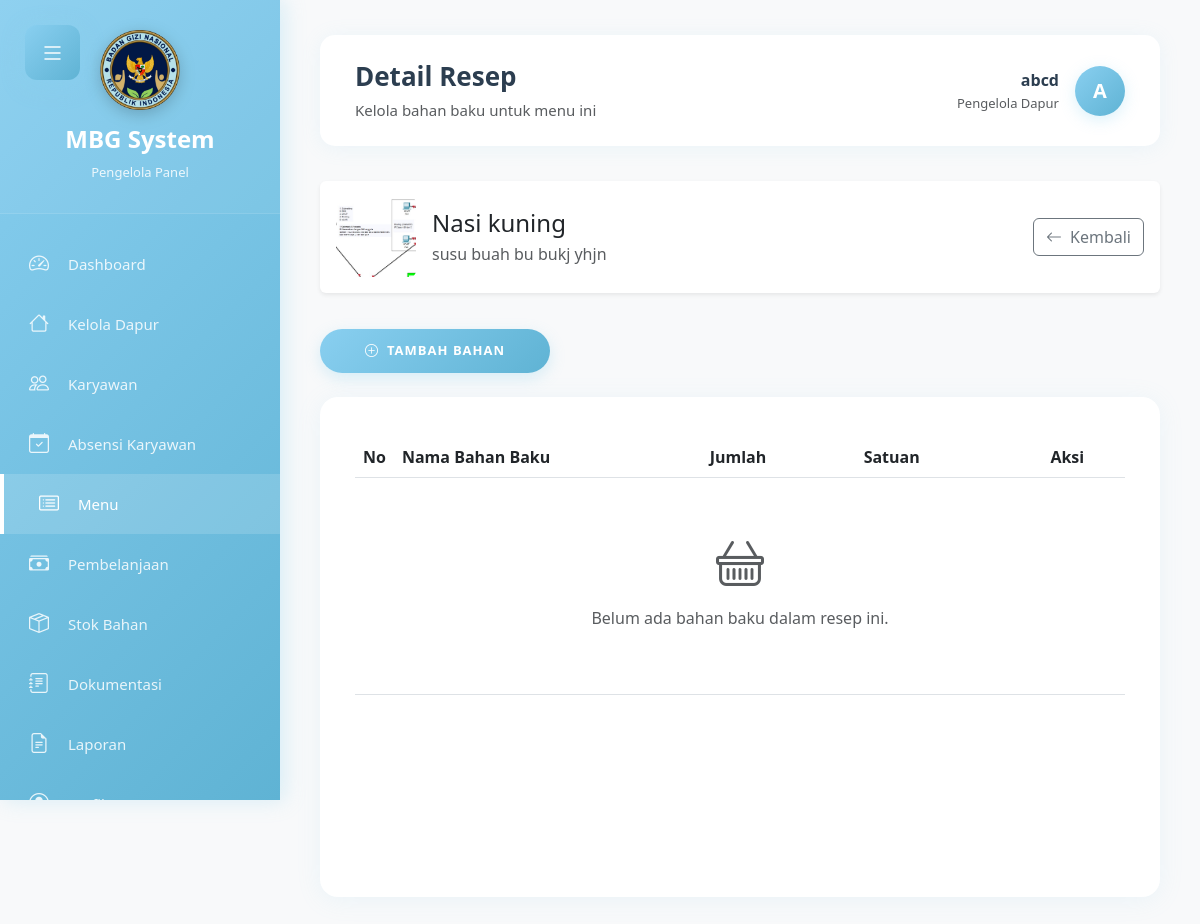
/pengelola/resep_menu.php?id=1 (signed in), run on the app's committed database.
### tables this page shows
CREATE TABLE `tbl_menu` (
  `id_menu` int(11) NOT NULL,
  `id_pengelola` int(11) NOT NULL,
  `nama_menu` varchar(100) NOT NULL,
  `jumlah_porsi` int(11) DEFAULT 0,
  `deskripsi` text DEFAULT NULL,
  `foto_menu` varchar(255) DEFAULT NULL,
  `status` enum('aktif','nonaktif') DEFAULT 'aktif',
  `created_at` timestamp NOT NULL DEFAULT current_timestamp(),
  `updated_at` timestamp NOT NULL DEFAULT current_timestamp() ON UPDATE current_timestamp(),
  `tanggal_menu` date DEFAULT curdate(),
  `status_pengantaran` enum('belum_diantar','proses','selesai') DEFAULT 'belum_diantar'
);

### koneksi.php (called while the page is built, shortened)
<?php
$conn = mysqli_connect(DB_HOST, DB_USER, DB_PASS, DB_NAME, DB_PORT);
mysqli_set_charset($conn, "utf8mb4");
function escape($data) {
    global $conn;
    return mysqli_real_escape_string($conn, $data);
}
?>

### pengelola/resep_menu.php (the view, shortened to what this page needs)
<?php
require_once '../koneksi.php';
$id_pengelola = $_SESSION['user_id'];
$id_menu = escape($_GET['id']);
$query_menu = "SELECT * FROM tbl_menu WHERE id_menu = '$id_menu' AND id_pengelola = '$id_pengelola'";
$result_menu = mysqli_query($conn, $query_menu);
$menu = mysqli_fetch_assoc($result_menu);
$query_resep = "SELECT r.*, b.nama_bahan
                FROM tbl_resep_menu r
                JOIN tbl_bahan_baku b ON r.id_bahan = b.id_bahan
                WHERE r.id_menu = '$id_menu'";
$result_resep = mysqli_query($conn, $query_resep);
?>
<!DOCTYPE html>
<html lang="id">
<head>
    <link href="https://cdn.jsdelivr.net/npm/bootstrap@5.3.0/dist/css/bootstrap.min.css" rel="stylesheet">
    <link rel="stylesheet" href="https://cdn.jsdelivr.net/npm/bootstrap-icons@1.11.0/font/bootstrap-icons.css">
    <link rel="stylesheet" href="../assets/css/style.css">
    <link rel="stylesheet" href="../assets/css/admin-dashboard.css">
</head>
<body>
    <button class="mobile-menu-toggle" id="mobileMenuToggle">
        <i class="bi bi-list"></i>
    </button>
    <div class="sidebar" id="sidebar">
        <div class="sidebar-header">
            <div class="sidebar-logo">
                <img src="../assets/img/logo.png" alt="MBG Logo" class="logo-image">
            </div>
            <h4>MBG System</h4>
            <small>Pengelola Panel</small>
        </div>
        <div class="sidebar-menu">
            <a href="dashboard.php">
                <i class="bi bi-speedometer2"></i>
                <span>Dashboard</span>
            </a>
            <a href="dapur.php">
                <i class="bi bi-house"></i>
                <span>Kelola Dapur</span>
            </a>
            <a href="karyawan.php">
                <i class="bi bi-people"></i>
                <span>Karyawan</span>
            </a>
            <a href="absensi.php">
                <i class="bi bi-calendar-check"></i>
                <span>Absensi Karyawan</span>
            </a>
            <a href="menu.php" class="active">
                <i class="bi bi-card-list"></i>
                <span>Menu</span>
            </a>
            <a href="pembelanjaan.php">
                <i class="bi bi-cash-stack"></i>
                <span>Pembelanjaan</span>
            </a>
            <a href="stok.php">
                <i class="bi bi-box-seam"></i>
                <span>Stok Bahan</span>
            </a>
            <a href="dokumentasi.php">
                <i class="bi bi-journal-text"></i>
                <span>Dokumentasi</span>
            </a>
            <a href="laporan.php">
                <i class="bi bi-file-earmark-text"></i>
                <span>Laporan</span>
            </a>
            <a href="profil.php">
                <i class="bi bi-person-circle"></i>
                <span>Profil</span>
            </a>
        </div>
    </div>
    <div class="main-content" id="mainContent">
        <div class="top-navbar">
            <div>
                <h4 class="mb-0">Detail Resep</h4>
                <small class="text-muted">Kelola bahan baku untuk menu ini</small>
            </div>
            <div class="user-profile">
                <a href="profil.php" class="text-decoration-none text-dark d-flex align-items-center">
                    <div class="text-end me-3">
                        <div class="fw-bold"><?= $_SESSION['user_name'] ?></div>
                        <small class="text-muted">Pengelola Dapur</small>
                    </div>
                    <div class="user-avatar">
                        <?php if (isset($_SESSION['foto_profil']) && $_SESSION['foto_profil']): ?>
                            <img src="../assets/img/profil/<?= $_SESSION['foto_profil'] ?>" alt="Profil" class="rounded-circle" style="width: 40px; height: 40px; object-fit: cover;">
                        <?php else: ?>
                            <?= strtoupper(substr($_SESSION['user_name'], 0, 1)) ?>
                        <?php endif; ?>
                    </div>
                </a>
            </div>
        </div>
        <div class="card mb-4 border-0 shadow-sm">
            <div class="card-body">
                <div class="d-flex align-items-center">
                    <?php if ($menu['foto_menu']): ?>
                        <img src="../assets/img/menu/<?= $menu['foto_menu'] ?>" alt="<?= $menu['nama_menu'] ?>" class="rounded me-3" style="width: 80px; height: 80px; object-fit: cover;">
                    <?php else: ?>
                        <div class="rounded me-3 bg-light d-flex align-items-center justify-content-center" style="width: 80px; height: 80px;">
                            <i class="bi bi-image text-muted h3"></i>
                        </div>
                    <?php endif; ?>
                    <div>
                        <h4 class="mb-1"><?= $menu['nama_menu'] ?></h4>
                        <p class="text-muted mb-0"><?= $menu['deskripsi'] ?></p>
                    </div>
                    <div class="ms-auto">
                        <a href="menu.php" class="btn btn-outline-secondary">
                            <i class="bi bi-arrow-left me-2"></i>Kembali
                        </a>
                    </div>
                </div>
            </div>
        </div>
        <div class="d-flex justify-content-between mb-4">
            <button class="btn btn-primary" data-bs-toggle="modal" data-bs-target="#modalTambah">
                <i class="bi bi-plus-circle me-2"></i>Tambah Bahan
            </button>
        </div>
        <div class="table-card">
            <div class="table-responsive">
                <table class="table table-hover align-middle table-dapur">
                    <thead>
                        <tr>
                            <th style="width: 5%;">No</th>
                            <th style="width: 40%;">Nama Bahan Baku</th>
                            <th style="width: 20%;">Jumlah</th>
                            <th style="width: 20%;">Satuan</th>
                            <th style="width: 15%;" class="text-center">Aksi</th>
                        </tr>
                    </thead>
                    <tbody>
                        <?php
                        $no = 1;
                        if (mysqli_num_rows($result_resep) > 0):
                            while ($resep = mysqli_fetch_assoc($result_resep)):
                        ?>
                        <tr>
                            <td class="text-center"><?= $no++ ?></td>
                            <td><?= $resep['nama_bahan'] ?></td>
                            <td><?= $resep['jumlah_bahan'] ?></td>
                            <td><?= $resep['satuan'] ?></td>
                            <td>
                                <div class="action-buttons">
                                    <button class="btn-action btn-edit" onclick='editResep(<?= json_encode($resep) ?>)' title="Edit">
                                        <i class="bi bi-pencil-square"></i>
                                    </button>
                                    <button class="btn-action btn-delete" onclick="deleteResep(<?= $resep['id_resep'] ?>, '<?= addslashes($resep['nama_bahan']) ?>')" title="Hapus">
                                        <i class="bi bi-trash"></i>
                                    </button>
                                </div>
                            </td>
                        </tr>
                        <?php endwhile; ?>
                        <?php else: ?>
                        <tr>
                            <td colspan="5" class="text-center py-5">
                                <div class="text-muted">
                                    <i class="bi bi-basket" style="font-size: 48px;"></i>
                                    <p class="mt-2">Belum ada bahan baku dalam resep ini.</p>
                                </div>
                            </td>
                        </tr>
                        <?php endif; ?>
                    </tbody>
                </table>
            </div>
        </div>
    </div>
</body>
</html>

### assets/css/style.css (style rules this page uses)
:root { --baby-blue: #89cff0; --baby-blue-dark: #5fb3d4; --baby-blue-light: #b8e6f7; --white: #ffffff; --text-dark: #2c3e50; --text-light: #7f8c8d; --shadow: rgba(137, 207, 240, 0.3); --gradient: linear-gradient(135deg, #89cff0 0%, #5fb3d4 100%); }
* { margin: 0; padding: 0; box-sizing: border-box; }
body { font-family: "Segoe UI", Tahoma, Geneva, Verdana, sans-serif; background: rgb(202, 202, 202); display: flex; justify-content: center; align-items: center; min-height: 100vh; overflow: hidden; }
.btn-primary { background: var(--gradient); border: none; color: var(--white); font-size: 13px; font-weight: 700; padding: 12px 45px; border-radius: 25px; text-transform: uppercase; letter-spacing: 1px; cursor: pointer; transition: all 0.3s ease; margin-top: 12px; box-shadow: 0 5px 15px var(--shadow); animation: fadeIn 1s ease-out 1s both; }

### data on the page
tbl_menu: foto_menu (picture), nama_menu "Nasi kuning", deskripsi "susu buah bu bukj yhjn"

### other printed values
$_SESSION['user_name'] "abcd"
substr($_SESSION['user_name'], 0, 1) "A"
